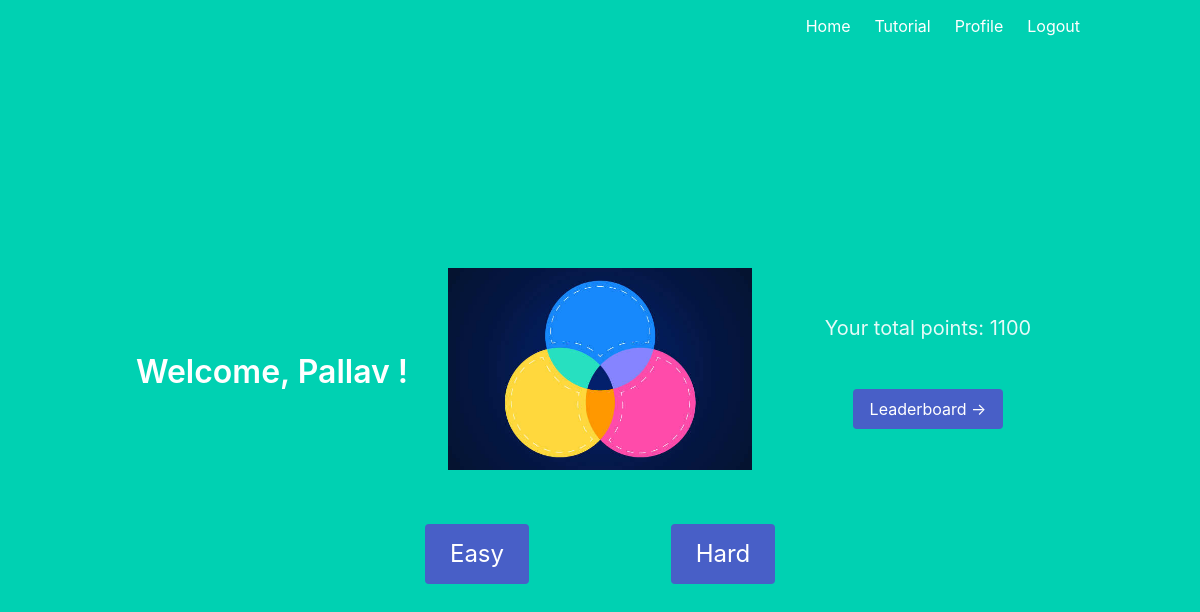
The app's page /profile (signed in), older data.
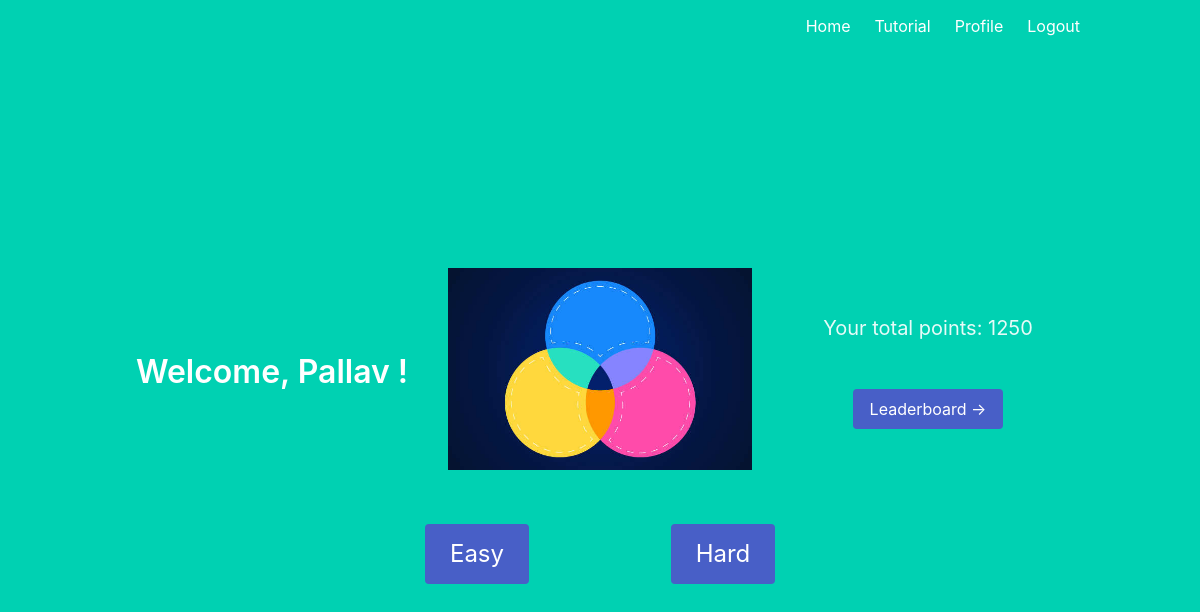
The same page, newer data.
### models.py (models this page shows)
class User(UserMixin, db.Model):
    id = db.Column(db.Integer, primary_key = True)
    email = db.Column(db.String(100), unique=True)
    password = db.Column(db.String(100))
    name = db.Column(db.String(1000))
    points = db.Column(db.Integer, default=0)
    teacher = db.Column(db.Integer, default=0)

### main.py (the view)
@main.route('/profile')
@login_required
def profile():
    if current_user.teacher == 0:
        return render_template('profile.html', name=current_user.name, points=current_user.points)
    return render_template('addQuestionsHome.html', name=current_user.name)

### __init__.py (called while the page is built)
def create_app():
    app = Flask(__name__)
    app.config['SECRET_KEY'] = 'secretkey'
    app.config['SQLALCHEMY_DATABASE_URI'] = 'sqlite:///db.sqlite'
    db.init_app(app)
    login_manager = LoginManager()
    login_manager.login_view = 'auth.login'
    login_manager.init_app(app)
    from .models import User
    @login_manager.user_loader
    def load_user(user_id):
        return User.query.get(int(user_id))
    from .auth import auth as auth_blueprint
    app.register_blueprint(auth_blueprint)
    from .main import main as main_blueprint
    app.register_blueprint(main_blueprint)
    return app

### templates/profile.html
{% extends "base.html" %}
{% block content %}
<div class="columns is-vcentered">
  <div class="column">
    <h1 class="title">
      Welcome, {{ name }}!
    </h1>
  </div>
  <div class="column" height="300"><img src="/static/logo.jpg"></div>
  <div class="column">
    <h3 class="subtitle">
      Your total points: {{ points }}
    </h3>
    <br>
    <a href="{{url_for('main.leaderboard') }}" class="button is-link">Leaderboard -></a>
  </div>
</div>
<br>
<div class="columns">
  <div class="column is-one-fifths"></div>
  <div class="column"><a href="{{url_for('main.easyQuestions')}}" class="button is-link is-large">Easy</a></div>
  <div class="column"><a href="{{url_for('main.hardQuestions')}}" class="button is-link is-large">Hard</a></div>
  <div class="column is-one-fifths"></div>
</div>
{% endblock %}

### templates/base.html (shortened to what this page needs)
<!DOCTYPE html>
<html>
<head>
    <link rel="stylesheet" href="https://cdnjs.cloudflare.com/ajax/libs/bulma/0.7.2/css/bulma.min.css" />
</head>
<body>
    <section class="hero is-primary is-fullheight">
        <div class="hero-head">
            <nav class="navbar">
                <div class="container">
                    <div id="navbarMenuHeroA" class="navbar-menu">
                        <div class="navbar-end">
                            <a href="{{ url_for('main.index') }}" class="navbar-item">
                                Home
                            </a>
                            <a href="{{ url_for('main.tutorial') }}" class="navbar-item">
                                Tutorial
                            </a>
                            {% if current_user.is_authenticated %}
                            <a href="{{ url_for('main.profile') }}" class="navbar-item">
                                Profile
                            </a>
                            {% endif %}
                            {% if current_user.is_authenticated %}
                            <a href="{{ url_for('auth.logout') }}" class="navbar-item">
                                Logout
                            </a>
                            {% endif %}
                        </div>
                    </div>
                </div>
            </nav>
        </div>
        <div class="hero-body">
            <div class="container has-text-centered">
                {% block content %}
                {% endblock %}
            </div>
        </div>
    </section>
</body>
</html>

Row changes from the older to the newer data that the page shows:
changed User "Pallav": points "1100" → "1250"
